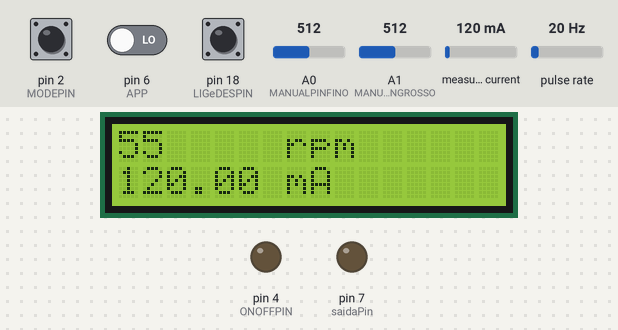
A sketch run on a simulated Arduino Mega 2560, built with avr-gcc and run on an emulated ATmega2560. Shown: 16×2 character LCD, output pins drawn as LEDs (lit = HIGH). Wiring (inferred from the names in the program): pulse sensor: data pin 19. The test bench sets the inputs (shaded band); at power-on: pin 6 (APP) LOW, A1 (MANUALPINGROSSO) = 512, pin 18 (LIGeDESPIN) HIGH, pulse rate 20 Hz, measured current 120 mA, pin 2 (MODEPIN) HIGH, A0 (MANUALPINFINO) = 512. What the sketch prints to the serial monitor is not drawn.

Above: at 1.2 s.
1.3 s: pin 6 (APP) driven HIGH
At 3.2 s:
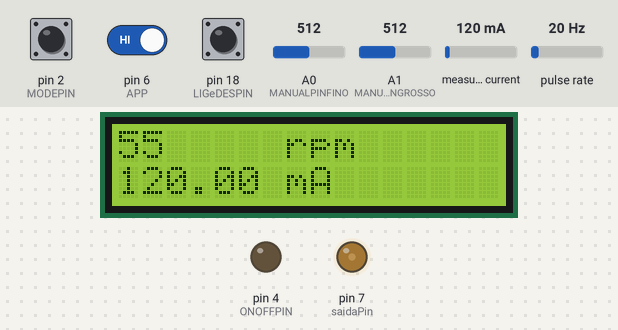
4.3 s: A1 (MANUALPINGROSSO) set to 620
At 5.07 s:
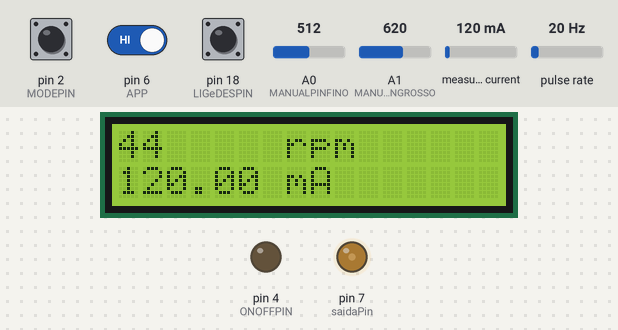
7.3 s: pin 18 (LIGeDESPIN) pulled LOW for 0.15 s
At 7.37 s:
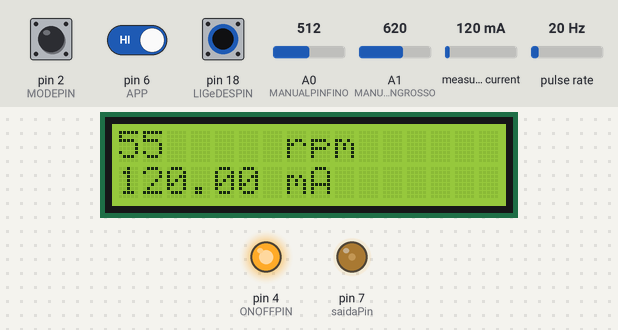
8.9 s: pulse rate (sensor on pin 19) set to 4 Hz
At 10.4 s:
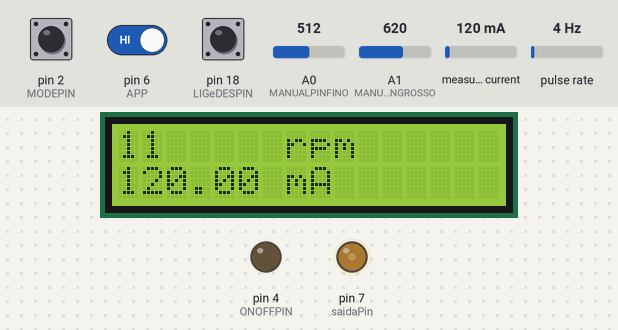
10.7 s: measured current set to 40 mA
At 11.9 s:
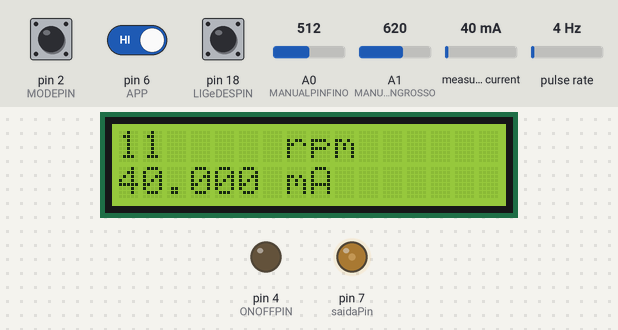
12.4 s: pulse rate (sensor on pin 19) set to 50 Hz
At 13.35 s:
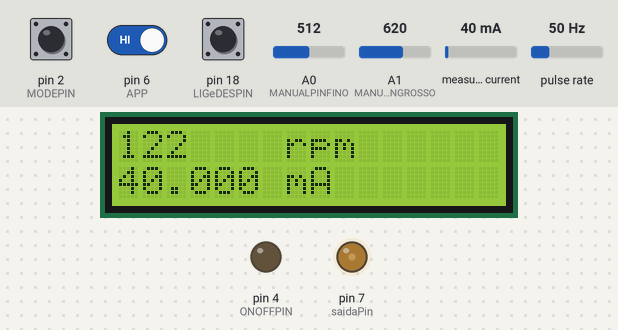
Timing chart, 0 to 15.2 s (numbered marks = the images above; inputs shaded):
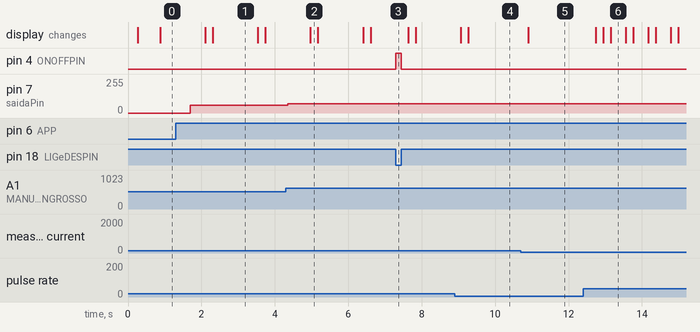

Measured:
- after the input at 1.3 s, pin 7 (saidaPin): 0/255 → 59/255 after 0.39 s
- after the input at 4.3 s, pin 7 (saidaPin): 59/255 → 70/255 after 0.05 s
- after the input at 7.3 s, pin 4 (ONOFFPIN): LOW → HIGH at once, → LOW 0.15 s later
- after the input at 8.9 s, the display: first differs from a run without the input after 0.37 s (image 4)
- after the input at 10.7 s, the display: changes after 0.20 s (image 5)
- after the input at 12.4 s, the display: changes after 0.34 s (image 6)
- what the display in image 1 shows lasts 1.2 s, from 2.3 s to 3.5 s

The sketch:

BloodFlowFinal1_0.ino
```cpp
#include "EmonLib.h" //INCLUSÃO DE BIBLIOTECA
#include <LiquidCrystal.h>
#define CURRENT_CAL 20 //VALOR DE CALIBRAÇÃO (DEVE SER AJUSTADO EM PARALELO COM UM MULTÍMETRO MEDINDO A CORRENTE DA CARGA)

#define WAIT 500 // Delay

#define automaticRPM 1500
#define TAMANHODOCIRCULO 12
String c;
String rotacaoin;
//TFT_HX8357 tft = TFT_HX8357(); //Chama a biblioteca do display


const int rs = 22, en = 23, d4 = 24, d5 = 25, d6 = 26, d7 = 27;
LiquidCrystal lcd(rs, en, d4, d5, d6, d7);
float saidaC;


uint32_t runTime = 0;

const int MANUALPINFINO = A0, MANUALPINGROSSO = A1, pinoSensorDeCorrente = A2;//Portas Analógicas

const int ONOFFPIN = 4, MODEPIN = 2, saidaPin = 7, LIGeDESPIN = 18, sensorPin1 = 19, sensorPin2 = 20, sensorPin3 = 21,APP=6; //Portas Digitais
int       ONOFF       , MODE,        saida,        LIGeDES,          APPSELECT;

int  sensorHallPulses,rotacaopulsos; //Valores calculados
float manualRPM, auxHZ, HZ, RPM, graficAux; //Valores Calculados

double atualTempoDePulso, antigoTempoDePulso;// atualTempoDoDisplay, antigoTempoDoDisplay; //Tempo

int Pulsos,rpmpulso, CORDOCIRCULO, desenhando,  tempoDeAmostragem = 200, rotacaoEsperada; // CORMANUAL, CORAUTOMATICO, Variaveis Auxiliares

EnergyMonitor emon1; //CRIA UMA INSTÂNCIA

void setup(){ //A funcao setup é iniciada automaticamente uma vez ao ligar o arduino
                //Definiçõs iniciais
                pinMode(MODEPIN,INPUT_PULLUP); //Deixa o pino normalmente em nível lógico alto
                pinMode(LIGeDESPIN,INPUT_PULLUP); //Deixa o pino normalmente em nível lógico alto
                pinMode(APP,INPUT);
                lcd.begin(16, 2);

                randomSeed(analogRead(0));
                Serial.begin(19200); // Tempo de processamnto do Arduino


                ChecarModo();
                ChecarSeEstaLigado();

                //Calculos auxiliares
                auxHZ = 0.027 * tempoDeAmostragem; //O valor 0.012 equivale a (4 Pulsos por volta * 3 Sensores / 1000 para converter a unidade de ms para s)

                //Interrupções
                attachInterrupt(digitalPinToInterrupt(sensorPin1), HallPulse, RISING); //Interrupção para contar pulsos do sensor hall
                //attachInterrupt(digitalPinToInterrupt(sensorPin2), HallPulse, RISING); //Interrupção para contar pulsos do sensor hall
                //attachInterrupt(digitalPinToInterrupt(sensorPin3), HallPulse, RISING); //Interrupção para contar pulsos do sensor hall
                attachInterrupt(digitalPinToInterrupt(MODEPIN), ChecarModo, CHANGE); //Interrupção para saber que o modo foi alterado
                attachInterrupt(digitalPinToInterrupt(LIGeDESPIN), ChecarSeEstaLigado, CHANGE);  //Interrupção para saber que o motor foi ligado ou desligado

                //Calibrar Sensor de Corrente
                emon1.current(pinoSensorDeCorrente, CURRENT_CAL); //PASSA PARA A FUNÇÃO OS PARÂMETROS (PINO ANALÓGIO / VALOR DE CALIBRAÇÃO)


             }

void HallPulse(){     sensorHallPulses ++;
                      atualTempoDePulso = millis(); //Conta variação de tempo
                     if (atualTempoDePulso - antigoTempoDePulso > tempoDeAmostragem){
                                                                                        RPM = (60*sensorHallPulses) / auxHZ;
                                                                                        Pulsos = sensorHallPulses;

                                                                                        antigoTempoDePulso = atualTempoDePulso;
                                                                                        sensorHallPulses = 0;
                                                                                        if(RPM>2){
                                                                                          rotacaopulsos=RPM;
                                                                                        }
                       }
                  }


void ChecarModo(){  MODE = digitalRead(MODEPIN); //Ler se o modo é automatico ou manual onde GND = Automatico
                    if (MODE == 0){
                                      rotacaoEsperada = automaticRPM;
                                  }
                 }


void ChecarSeEstaLigado(){    LIGeDES = digitalRead(LIGeDESPIN); // Ler se a bomba esta ligada ou não
                              if (LIGeDES == 0){
                                                   ONOFF = 255;

                                               }

                              else             {
                                                   ONOFF = 0;

                                               }
                              analogWrite (ONOFFPIN, ONOFF);

                         }


void loop(){     //LerCorrente


APPSELECT = digitalRead(APP);

if(APPSELECT == HIGH){


                 emon1.calcVI(20,100); //FUNÇÃO DE CÁLCULO (20 SEMICICLOS / TEMPO LIMITE PARA FAZER A MEDIÇÃO)
                 double currentDraw = emon1.Irms; //VARIÁVEL RECEBE O VALOR DE CORRENTE RMS OBTIDO


                 //Serial.println(currentDraw); //IMPRIME NA SERIAL O VALOR DE CORRENTE MEDIDA
                 //Serial.print(" ");
                 graficAux = saida*20;
                 //Serial.println(graficAux); //IMPRIME O TEXTO NA SERIAL


                 //Atualizar o valor do potênciometro
                  manualRPM  = (((analogRead(MANUALPINGROSSO)* 6)+ analogRead(MANUALPINFINO))/7)*3; // Define uma sensibilidade de 6 para 1 entre os potenciometros

                 if (MODE == 1){    rotacaoEsperada = manualRPM;
                               }
                 else if(MODE ==0){
                  rotacaoEsperada = automaticRPM;
                 }

                 if (ONOFF == 0){
                  RPM=0;
                  saida =0;
                 }

                 //Controle de Rotação
                 saida = (rotacaoEsperada / 3 /4 /2);
                 if (rotacaoEsperada > 2500){
                 saida =  saida-6;
                 }
                 else if(rotacaoEsperada > 1800){
                  saida = saida -5;
                 }
                 else if(rotacaoEsperada > 1200){
                  saida = saida -5;
                 }
                 else if(rotacaoEsperada > 610){
                  saida = saida -6;
                 }
                 else if(rotacaoEsperada > 150){
                  saida = saida -7;
                 }
                 else {
                  saida = 0;
                  manualRPM = 150;
                 }
              //  Serial.print(saida); // variando entre 0 a 127
                 analogWrite(saidaPin, saida);

                /* lcd.setCursor(0, 1);
                 lcd.print( manualRPM/1.268181);    */
                 if(rotacaopulsos<1000){
                    lcd.setCursor(3, 0);
                    lcd.print(" ");
                    }
                 lcd.setCursor(7, 0);
                 lcd.print("rpm");
                 lcd.setCursor(0, 0);
                 lcd.print(rotacaopulsos);


                 saidaC = currentDraw*1000;

                 lcd.setCursor(0, 1);
                 lcd.print(saidaC);
                 lcd.setCursor(7, 1);
                 lcd.print("mA");


                 Serial.println(rotacaopulsos);
                 Serial.println(currentDraw);
             }
  if(APPSELECT == LOW){


                String rotacaoin ="";
                while (Serial.available()) {
                 char rotacaoinc = Serial.read(); // Lê byte do buffer serial;
                 rotacaoin +=rotacaoinc;

                }

                 int rotacaoint= rotacaoin.toInt();


                 emon1.calcVI(20,100); //FUNÇÃO DE CÁLCULO (20 SEMICICLOS / TEMPO LIMITE PARA FAZER A MEDIÇÃO)
                 double currentDraw = emon1.Irms; //VARIÁVEL RECEBE O VALOR DE CORRENTE RMS OBTIDO

                 graficAux = saida*20;

                manualRPM  = rotacaoint*1.2681;

                 if (MODE == 1){    rotacaoEsperada = manualRPM;
                               }
                 else if(MODE ==0){
                  rotacaoEsperada = automaticRPM;
                 }

                 if (ONOFF == 0){
                  RPM=0;
                  saida =0;
                 }

                 //Controle de Rotação
                 saida = (rotacaoEsperada / 3 /4 /2);
                 if (rotacaoEsperada > 2500){
                 saida =  saida-6;
                 }
                 else if(rotacaoEsperada > 1800){
                  saida = saida -5;
                 }
                 else if(rotacaoEsperada > 1200){
                  saida = saida -5;
                 }
                 else if(rotacaoEsperada > 610){
                  saida = saida -6;
                 }
                 else if(rotacaoEsperada > 150){
                  saida = saida -7;
                 }
                 else {
                  saida = 0;
                  manualRPM = 150;
                 }


              //  Serial.print(saida); // variando entre 0 a 127
                 analogWrite(saidaPin, saida);

                /* lcd.setCursor(0, 1);
                 lcd.print( manualRPM/1.268181);    */
                 if(rotacaopulsos<1000){
                    lcd.setCursor(3, 0);
                    lcd.print(" ");
                    }
                 lcd.setCursor(7, 0);
                 lcd.print("rpm");
                 lcd.setCursor(0, 0);
                 lcd.print(rotacaopulsos);


                 saidaC = currentDraw*1000;

                 lcd.setCursor(0, 1);
                 lcd.print(saidaC);
                 lcd.setCursor(7, 1);
                 lcd.print("mA");


                 Serial.print(rotacaopulsos);
                 Serial.println(currentDraw);

             }

}
```
